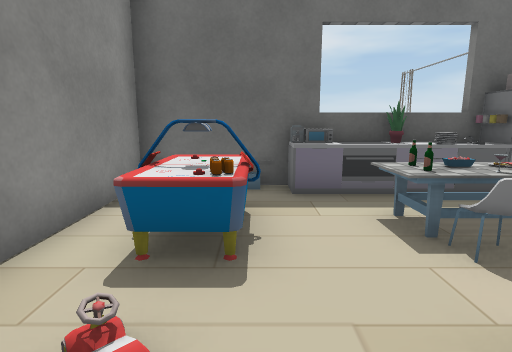
view 1 (above)

16 first-person views from a walk through a 3-D level made in the Unity game engine. The camera is 1.3 m above the floor, tilts 10° down and sees 80° across. The floor is counted in squares, 1 m on a side. Each view is taken from the middle of a square. On the plan, view 1 faces up. The plan holds only what a view shows up to about 14 squares ahead; the rest is blank. The place goes on beyond the plan. The player is left out. Some surface patterns are stand-ins.

view 2
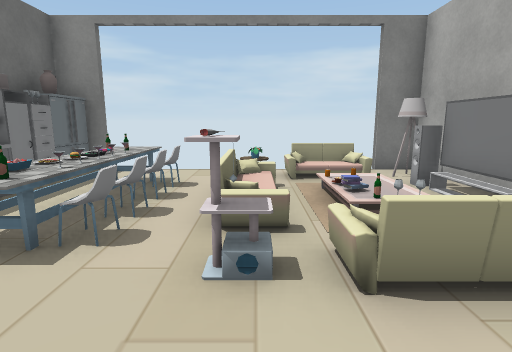

view 3
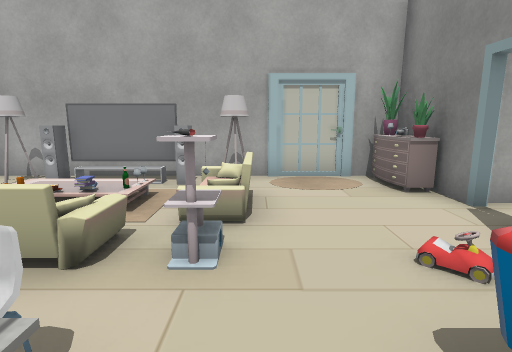

view 4
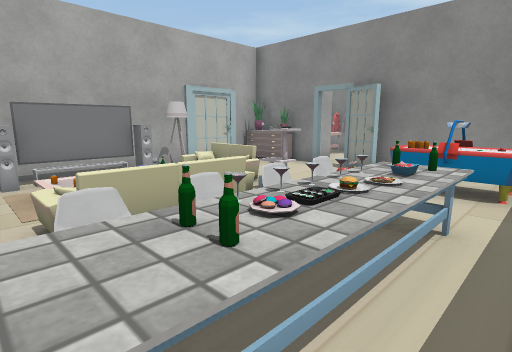

view 5
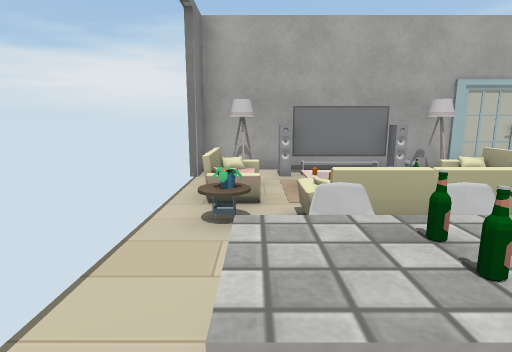

view 6
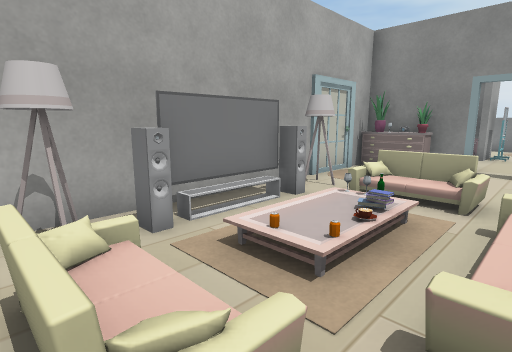

view 7
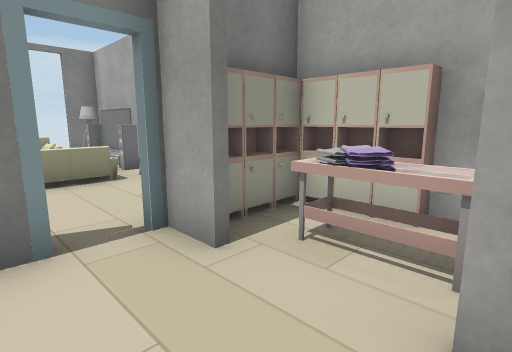

view 8
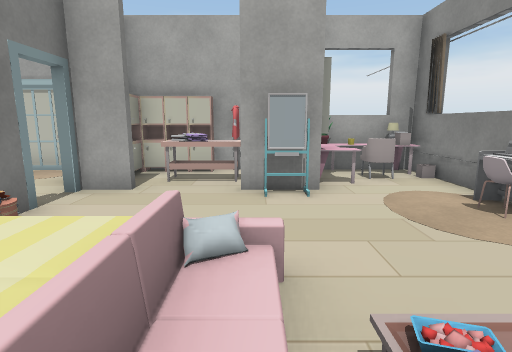

view 9
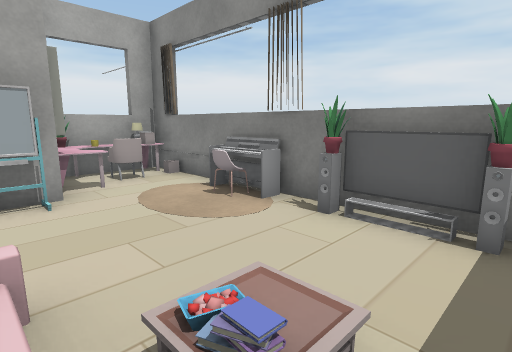

view 10
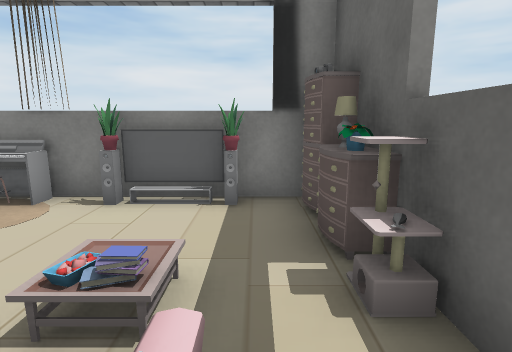

view 11
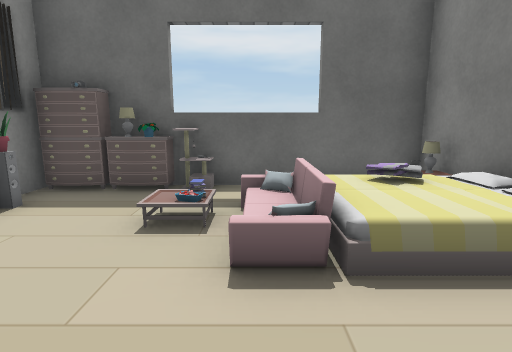

view 12
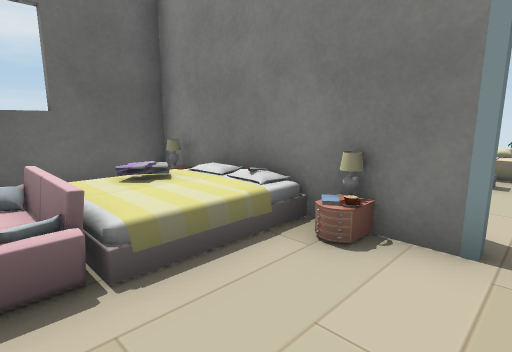

view 13
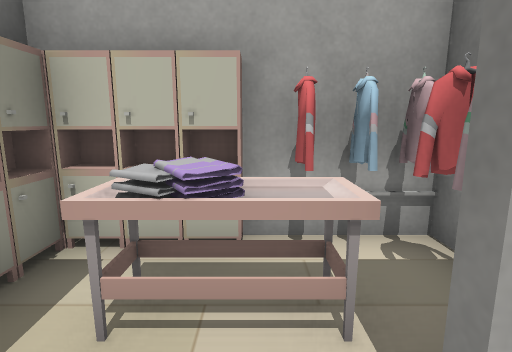

view 14
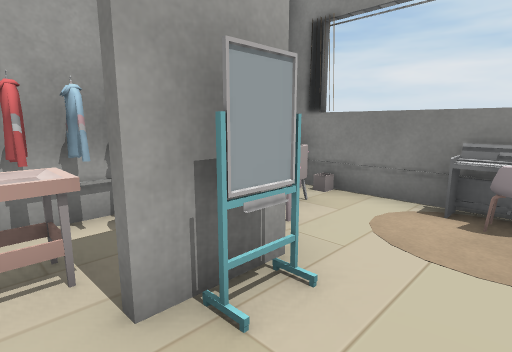

view 15
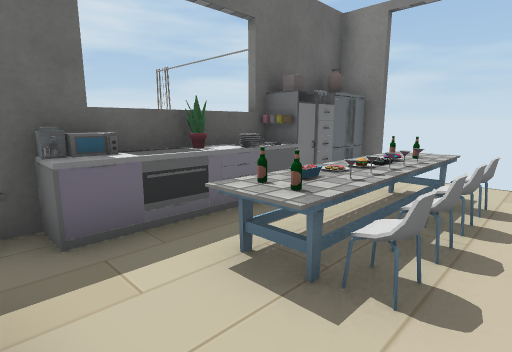

view 16
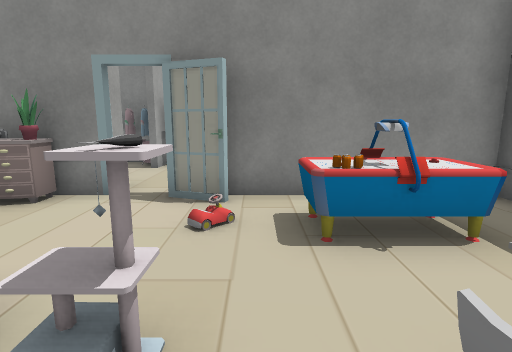

### Floor plan
Key: @ floor where view 1 was taken; # wall or solid block; x gap in a wall; . floor; / step, stairs or slope; = window, fence, low wall or low ledge; ^ raised ledge; M machine; T table; C closet; H chair; F fridge; S sofa; L lamp; R dresser; U curtain; O other object.
Columns run from 11 left of view 1 to 8 right of it. Each row starts with its distance up from view 1.
  7    #           #
  6  RRLO#######MTTOCCF#
  5  O.../. L#O.O......x
  4  #..//  ##OO.OOOO^.
  3  #...// ##OO.#HHH^.
  2  #......L# ........
  1  UH.....##..OOOOSO/
  0  O..O......@./////
 -1  #.TO#..C...=/////=
 -2  #HT #TTCR..S#../..
 -3 ##TOO#CCCR##L####L##
 -4  ######  ##########

Where each view was taken, in squares from view 1:
view 1: 0 up, 0 right, facing up
view 2: 1 up, 1 left, facing right
view 3: 4 up, 1 right, facing down
view 4: 5 up, 6 right, facing down-left
view 5: 5 up, 6 right, facing down
view 6: 1 up, 7 right, facing down-left
view 7: 1 up, 6 left, facing down-right
view 8: 5 up, 6 left, facing down
view 9: 5 up, 6 left, facing down-left
view 10: 5 up, 5 left, facing left
view 11: 0 up, 6 left, facing up
view 12: 0 up, 6 left, facing up-right
view 13: 0 up, 5 left, facing down
view 14: 1 up, 5 left, facing down-left
view 15: 2 up, 0 right, facing up-right
view 16: 2 up, 3 right, facing left
